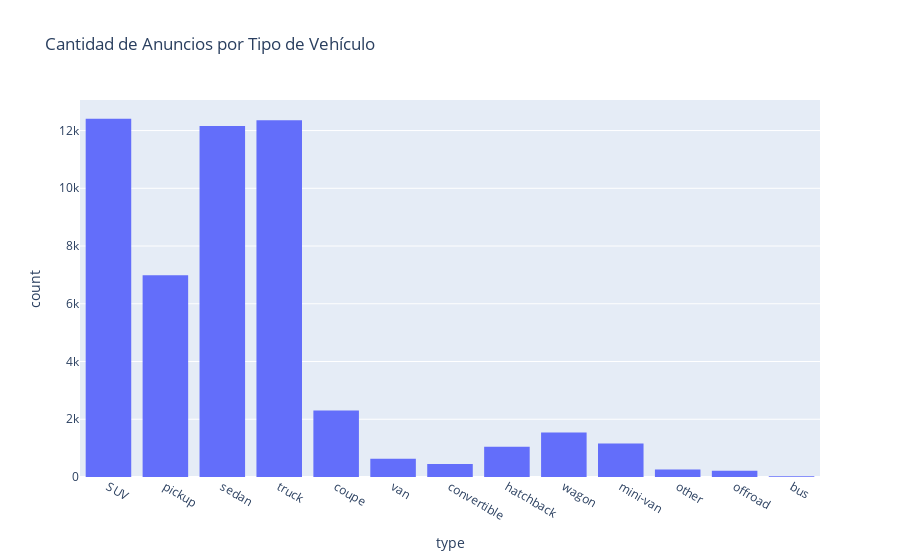

Notebook cell for this chart:
### Code cell
# Vemos cuántos anuncios hay por tipo
print(df['type'].value_counts())

# Graficamos la cantidad de anuncios por tipo de carrocería
fig_tipo = px.histogram(df, x="type", title="Cantidad de Anuncios por Tipo de Vehículo")
fig_tipo.show()

### Figure 1 — Plotly figure (JSON) as saved in the notebook; plotly's stock layout.template omitted (floating-point values rounded to 4 significant figures; data arrays with more than 128 entries replaced by an {"elided": "..."} marker saying what was removed)
{"data": [{"bingroup": "x", "hovertemplate": "type=%{x}<br>count=%{y}<extra></extra>", "legendgroup": "", "marker": {"color": "#636efa", "pattern": {"shape": ""}}, "name": "", "orientation": "v", "showlegend": false, "type": "histogram", "x": {"elided": "51525 str values"}, "xaxis": "x", "yaxis": "y"}], "layout": {"barmode": "relative", "legend": {"tracegroupgap": 0}, "title": {"text": "Cantidad de Anuncios por Tipo de Vehículo"}, "xaxis": {"anchor": "y", "domain": [0, 1], "title": {"text": "type"}}, "yaxis": {"anchor": "x", "domain": [0, 1], "title": {"text": "count"}}}}
